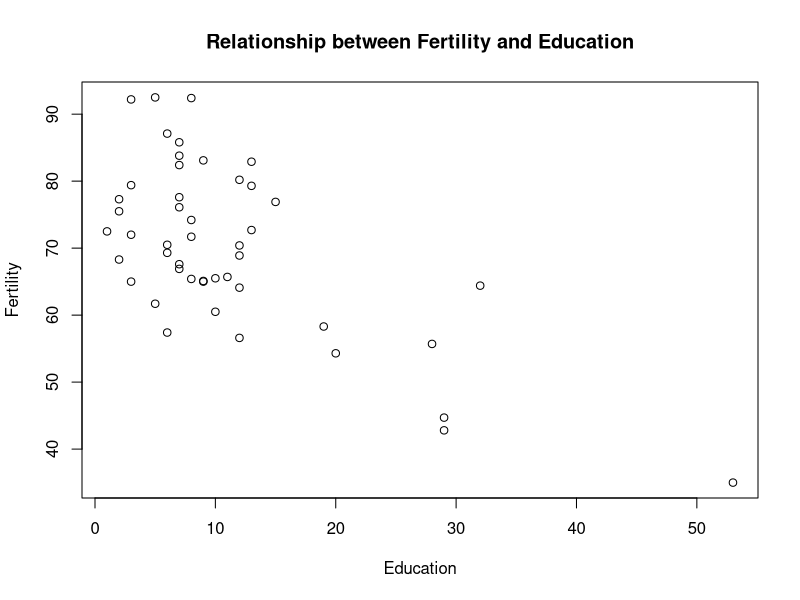
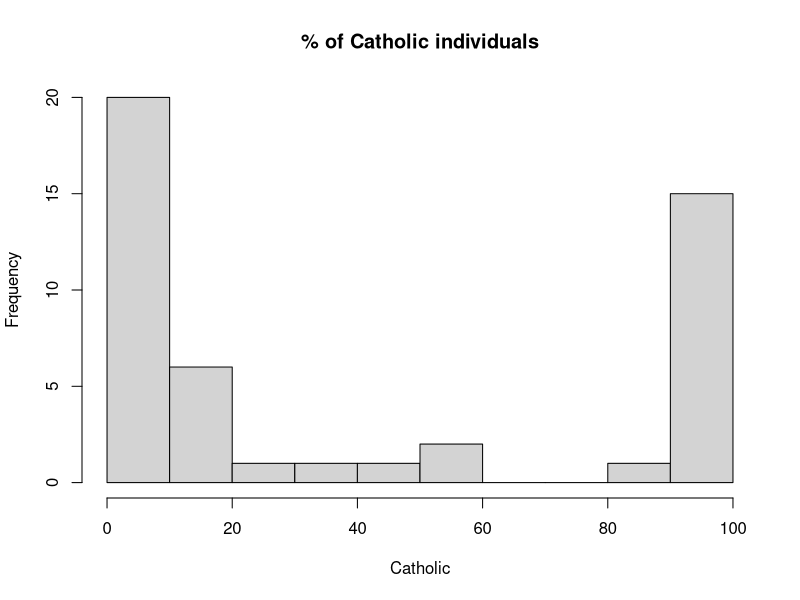

Recreate these plots in R, in order.
## ---- chunk 1
# 2: Repeat questions 2 and 5 from Assignment 02

i <- 2
print(class(i))

p <- 2.0
print(class(p))

#k <- 10j
#print(class(k))

l <- "2 Cool for School"
print(class(l))
  
m <- TRUE 
print(class(m))

## ---- chunk 2
#A <- list(2, 2.0, "10j", "2 Cool for School", TRUE)
#print(A)

## ---- chunk 3
B <- "I like pie more than cake."
#     01234567890123456789012345
nchar(B)

substr(B, start = 0, stop =6)

substr(B, start = 8, stop = 15)

substr(B, start = 17, stop = 25)

paste(substr(B, start = 0, stop = 6), substr(B, start = 11, stop = 15),substr(B, start = 21, stop = 25))

## ---- chunk 4

# Create a function y(x) that
# Return the string "foo"if x is multiple of 3 , 
# return the string "bar" if x is a multiple of 5 ,
# return the string "foobar" if x is a multiple of 15 ,
# if x does not satisfy any of those, return the string "Not a multiple of 3, 5, or 15"
    
#   y(18)
#  'foo'

y <- function (x) { # Missed the braces

  if (x%%3 ==0 & x%%5 ==0) {
  return("foobar")
} else if (x%%3==0){ 
  return("foo")
} else if (x%%5 ==0){
  return("bar")
} else 
  return("Not a multiple of 3, 5, or 15")
}# Missed the braces (-2)
# Testing the function y(x)

y(6)
y(15)
y(25)
y(673)
#y("cat")
## ---- chunk 5
# 3: Bring in the dataset "swiss" 

data("swiss")

## ---- chunk 6
# 4: Summary statistics of dataframe in R
 
summary(swiss)

## ---- chunk 7
# 5: Which Province has the highest percent of males involved in agriculture as their occupation?

row.names(swiss)[swiss$Agriculture == max(swiss$Agriculture)]

## ---- chunk 8
# 6: Provide the correlation values between all the variables

cor(swiss)

## ---- chunk 9
# 7: Plot the relationship between fertility and education where fertility is on the y-axis and education is on the x-axis

plot(Fertility ~ Education, swiss, main="Relationship between Fertility and Education")

## ---- chunk 10
# 8: Provide a histogram of the % of individuals that were catholic

hist(swiss$Catholic,main="% of Catholic individuals", xlab = "Catholic")

